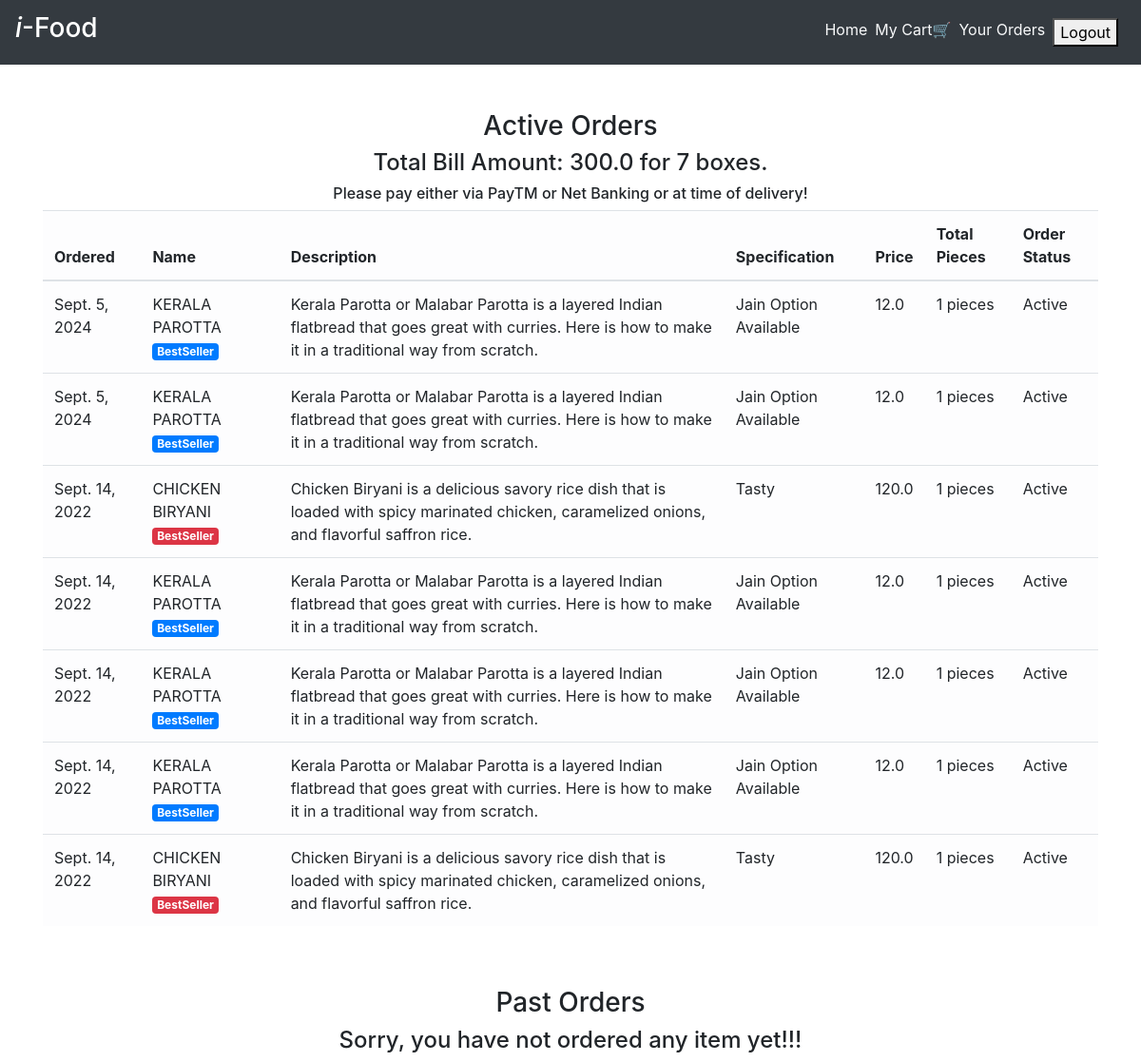
The app's page /order_details/ (signed in) with its own data.
### main/models.py (models this page shows, shortened)
class CartItems(models.Model):
    ORDER_STATUS = (
        ('Active', 'Active'),
        ('Delivered', 'Delivered')
    )
    user = models.ForeignKey(User, on_delete=models.CASCADE)
    item = models.ForeignKey(Item, on_delete=models.CASCADE)
    ordered = models.BooleanField(default=False)
    quantity = models.IntegerField(default=1)
    ordered_date = models.DateField(default=timezone.now)
    status = models.CharField(max_length=20, choices=ORDER_STATUS, default='Active')
    delivery_date = models.DateField(default=timezone.now)
    class Meta:
        verbose_name = 'Cart Item'
        verbose_name_plural = 'Cart Items'
        default_permissions = ('add', 'change', 'delete', 'view')

class Item(models.Model):
    LABELS = (
        ('BestSeller', 'BestSeller'),
        ('New', 'New'),
        ('Spicy🔥', 'Spicy🔥'),
    )
    LABEL_COLOUR = (
        ('danger', 'danger'),
        ('success', 'success'),
        ('primary', 'primary'),
        ('info', 'info')
    )
    title = models.CharField(max_length=150)
    description = models.CharField(max_length=250,blank=True)
    price = models.FloatField()
    pieces = models.IntegerField(default=6)
    instructions = models.CharField(max_length=250,default="Jain Option Available")
    image = models.ImageField(default='default.png', upload_to='images/')
    labels = models.CharField(max_length=25, choices=LABELS, blank=True)
    label_colour = models.CharField(max_length=15, choices=LABEL_COLOUR, blank=True)
    slug = models.SlugField(default="sushi_name")
    created_by = models.ForeignKey(User, on_delete=models.CASCADE)

### main/views.py (the view)
# urls.py: path('order_details/', views.order_details, name='order_details'),
@login_required
def order_details(request):
    items = CartItems.objects.filter(user=request.user, ordered=True,status="Active").order_by('-ordered_date')
    cart_items = CartItems.objects.filter(user=request.user, ordered=True,status="Delivered").order_by('-ordered_date')
    bill = items.aggregate(Sum('item__price'))
    number = items.aggregate(Sum('quantity'))
    pieces = items.aggregate(Sum('item__pieces'))
    total = bill.get("item__price__sum")
    count = number.get("quantity__sum")
    total_pieces = pieces.get("item__pieces__sum")
    context = {
        'items':items,
        'cart_items':cart_items,
        'total': total,
        'count': count,
        'total_pieces': total_pieces
    }
    return render(request, 'main/order_details.html', context)

### main/templatetags/get_group.py (called while the page is built)
@register.filter(name='has_group')
def has_group(user, group_name):
    return user.groups.filter(name=group_name).exists()

### main/templates/main/order_details.html
{% extends "main/layout.html" %}
{% block content %}
<div class="cart">
    <div class="container">
        <div class="row">
            <div class="col-sm-12 mt-5">
                <h3 class="text-center">Active Orders</h3>
                {% if items %}
                <h4 class="text-center">Total Bill Amount: {{total}} for {{ count }} boxes.</h4>
                <h6 class="text-center">Please pay either via PayTM or Net Banking or at time of delivery!</h6>
                <div class="table-responsive">
                    <table class="table table-light">
                        <thead>
                        <tr>
                            <th scope="col">Ordered</th>
                            <th scope="col">Name</th>
                            <th scope="col">Description</th>
                            <th scope="col">Specification</th>
                            <th scope="col">Price</th>
                            <th scope="col">Total Pieces</th>
                            <th scope="col">Order Status</th>
                        </tr>
                        </thead>
                        <tbody>
                            {% for item_active in items %}
                        <tr>
                            <td>{{ item_active.ordered_date }}</td>
                            <td>{{ item_active.item.title }} <span class="badge badge-{{ item_active.item.label_colour }}">{{ item_active.item.labels }}</span></td>
                            <td>{{ item_active.item.description }}</td>
                            <td>{{ item_active.item.instructions }}</td>
                            <td>{{ item_active.item.price }}</td>
                            <td>{{ item_active.item.pieces }} pieces</td>
                            <td>{{ item_active.status }}</td>
                        </tr>
                            {% endfor %}
                        </tbody>
                    </table>
                </div>
                {% else %}
                <h4 class="text-center">Sorry, you have not ordered any item yet!!!</h4>
                {% endif %}
            </div>
        </div>
        <div class="row">
            <div class="col-sm-12 mt-5">
                <h3 class="text-center">Past Orders</h3>
                {% if cart_items %}
                <div class="table-responsive">
                    <table class="table table-light">
                        <thead>
                        <tr>
                            <th scope="col">Ordered</th>
                            <th scope="col">Name</th>
                            <th scope="col">Description</th>
                            <th scope="col">Specification</th>
                            <th scope="col">Price</th>
                            <th scope="col">Total Pieces</th>
                            <th scope="col">Order Status</th>
                            <th scope="col">Delivery Date</th>
                        </tr>
                        </thead>
                        <tbody>
                            {% for cart in cart_items %}
                        <tr>
                            <td>{{ cart.ordered_date }}</td>
                            <td>{{ cart.item.title }} <span class="badge badge-{{ cart.item.label_colour }}">{{ cart.item.labels }}</span></td>
                            <td>{{ cart.item.description }}</td>
                            <td>{{ cart.item.instructions }}</td>
                            <td>{{ cart.item.price }}</td>
                            <td>{{ cart.item.pieces }} pieces</td>
                            <td>{{ cart.status }}</td>
                            <td>{{ cart.delivery_date }}</td>
                        </tr>
                            {% endfor %}
                        </tbody>
                    </table>
                </div>
                {% else %}
                <h4 class="text-center">Sorry, you have not ordered any item yet!!!</h4>
                {% endif %}
            </div>
        </div>
    </div>
</div>
{% endblock content %}

### records on screen
CartItems: ordered_date "Sept. 5, 2024", item "KERALA PAROTTA", item.labels "BestSeller", item.description "Kerala Parotta or Malabar Parotta is a layered Indian flatbread that goes great with curries. Here is how to make it in a traditional way from scratch.", item.instructions "Jain Option Available", item.price "12.0", item.pieces "1", status "Active"
CartItems: ordered_date "Sept. 5, 2024", item "KERALA PAROTTA", item.labels "BestSeller", item.description "Kerala Parotta or Malabar Parotta is a layered Indian flatbread that goes great with curries. Here is how to make it in a traditional way from scratch.", item.instructions "Jain Option Available", item.price "12.0", item.pieces "1", status "Active"
CartItems: ordered_date "Sept. 14, 2022", item "CHICKEN BIRYANI", item.labels "BestSeller", item.description "Chicken Biryani is a delicious savory rice dish that is loaded with spicy marinated chicken, caramelized onions, and flavorful saffron rice.", item.instructions "Tasty", item.price "120.0", item.pieces "1", status "Active"
CartItems: ordered_date "Sept. 14, 2022", item "KERALA PAROTTA", item.labels "BestSeller", item.description "Kerala Parotta or Malabar Parotta is a layered Indian flatbread that goes great with curries. Here is how to make it in a traditional way from scratch.", item.instructions "Jain Option Available", item.price "12.0", item.pieces "1", status "Active"
CartItems: ordered_date "Sept. 14, 2022", item "KERALA PAROTTA", item.labels "BestSeller", item.description "Kerala Parotta or Malabar Parotta is a layered Indian flatbread that goes great with curries. Here is how to make it in a traditional way from scratch.", item.instructions "Jain Option Available", item.price "12.0", item.pieces "1", status "Active"
CartItems: ordered_date "Sept. 14, 2022", item "KERALA PAROTTA", item.labels "BestSeller", item.description "Kerala Parotta or Malabar Parotta is a layered Indian flatbread that goes great with curries. Here is how to make it in a traditional way from scratch.", item.instructions "Jain Option Available", item.price "12.0", item.pieces "1", status "Active"
CartItems: ordered_date "Sept. 14, 2022", item "CHICKEN BIRYANI", item.labels "BestSeller", item.description "Chicken Biryani is a delicious savory rice dish that is loaded with spicy marinated chicken, caramelized onions, and flavorful saffron rice.", item.instructions "Tasty", item.price "120.0", item.pieces "1", status "Active"

### other values on screen
{{ total }} "300.0"
{{ count }} "7"
